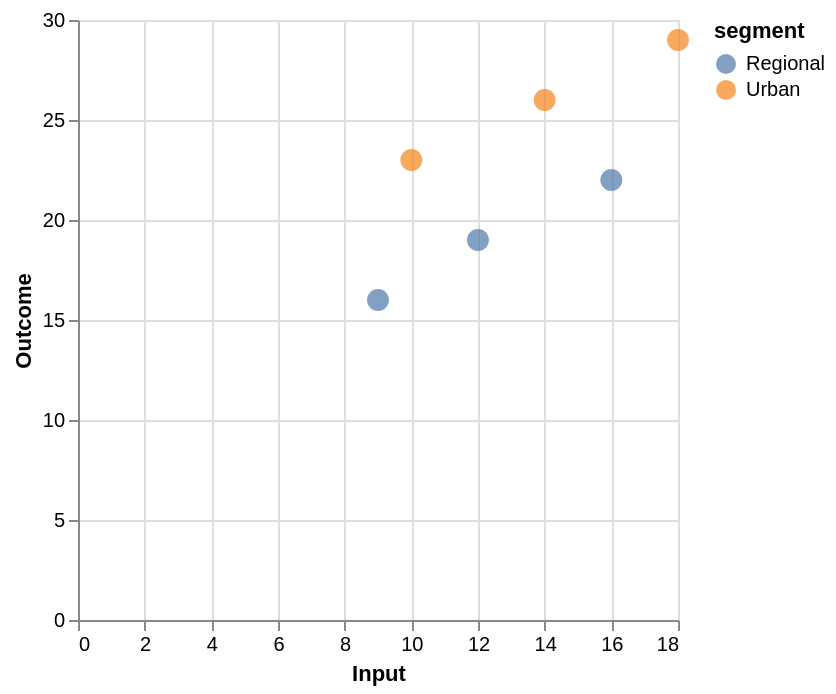

The specification (Vega-Lite) saved for this image:
### Vega-Lite specification from a JSON file in a GitHub repository (floating-point values rounded to 4 significant figures)
{"$schema": "https://vega.github.io/schema/vega-lite/v6.json", "width": "container", "height": 300, "data": {"values": [{"x": 10, "y": 23, "segment": "Urban"}, {"x": 14, "y": 26, "segment": "Urban"}, {"x": 18, "y": 29, "segment": "Urban"}, {"x": 9, "y": 16, "segment": "Regional"}, {"x": 12, "y": 19, "segment": "Regional"}, {"x": 16, "y": 22, "segment": "Regional"}]}, "mark": {"type": "point", "filled": true, "size": 120}, "encoding": {"x": {"field": "x", "type": "quantitative", "title": "Input"}, "y": {"field": "y", "type": "quantitative", "title": "Outcome"}, "color": {"field": "segment", "type": "nominal"}, "tooltip": [{"field": "segment", "type": "nominal"}, {"field": "x", "type": "quantitative"}, {"field": "y", "type": "quantitative"}]}}
